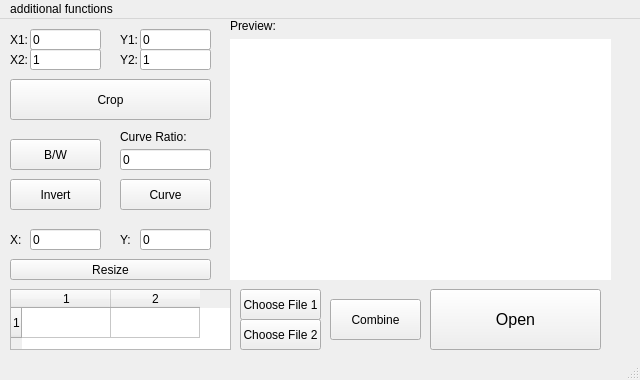
<?xml version="1.0" encoding="UTF-8"?>
<ui version="4.0">
 <class>MainWindow</class>
 <widget class="QMainWindow" name="MainWindow">
  <property name="geometry">
   <rect>
    <x>0</x>
    <y>0</y>
    <width>640</width>
    <height>380</height>
   </rect>
  </property>
  <property name="windowTitle">
   <string>MainWindow</string>
  </property>
  <widget class="QWidget" name="centralwidget">
   <widget class="QPushButton" name="Resize_PushButton">
    <property name="geometry">
     <rect>
      <x>10</x>
      <y>240</y>
      <width>201</width>
      <height>21</height>
     </rect>
    </property>
    <property name="sizePolicy">
     <sizepolicy hsizetype="MinimumExpanding" vsizetype="Fixed">
      <horstretch>0</horstretch>
      <verstretch>0</verstretch>
     </sizepolicy>
    </property>
    <property name="text">
     <string>Resize</string>
    </property>
   </widget>
   <widget class="QLabel" name="label_3">
    <property name="geometry">
     <rect>
      <x>10</x>
      <y>210</y>
      <width>21</width>
      <height>21</height>
     </rect>
    </property>
    <property name="sizePolicy">
     <sizepolicy hsizetype="MinimumExpanding" vsizetype="Preferred">
      <horstretch>0</horstretch>
      <verstretch>0</verstretch>
     </sizepolicy>
    </property>
    <property name="text">
     <string>X:</string>
    </property>
   </widget>
   <widget class="QLabel" name="label_4">
    <property name="geometry">
     <rect>
      <x>120</x>
      <y>210</y>
      <width>21</width>
      <height>21</height>
     </rect>
    </property>
    <property name="sizePolicy">
     <sizepolicy hsizetype="MinimumExpanding" vsizetype="Preferred">
      <horstretch>0</horstretch>
      <verstretch>0</verstretch>
     </sizepolicy>
    </property>
    <property name="text">
     <string>Y:</string>
    </property>
   </widget>
   <widget class="QPushButton" name="Crop_PushButton">
    <property name="geometry">
     <rect>
      <x>10</x>
      <y>60</y>
      <width>201</width>
      <height>41</height>
     </rect>
    </property>
    <property name="sizePolicy">
     <sizepolicy hsizetype="MinimumExpanding" vsizetype="Fixed">
      <horstretch>0</horstretch>
      <verstretch>0</verstretch>
     </sizepolicy>
    </property>
    <property name="text">
     <string>Crop</string>
    </property>
   </widget>
   <widget class="QLabel" name="label_5">
    <property name="geometry">
     <rect>
      <x>10</x>
      <y>10</y>
      <width>21</width>
      <height>21</height>
     </rect>
    </property>
    <property name="sizePolicy">
     <sizepolicy hsizetype="MinimumExpanding" vsizetype="Preferred">
      <horstretch>0</horstretch>
      <verstretch>0</verstretch>
     </sizepolicy>
    </property>
    <property name="text">
     <string>X1:</string>
    </property>
   </widget>
   <widget class="QLabel" name="label_6">
    <property name="geometry">
     <rect>
      <x>120</x>
      <y>10</y>
      <width>21</width>
      <height>21</height>
     </rect>
    </property>
    <property name="sizePolicy">
     <sizepolicy hsizetype="MinimumExpanding" vsizetype="Preferred">
      <horstretch>0</horstretch>
      <verstretch>0</verstretch>
     </sizepolicy>
    </property>
    <property name="text">
     <string>Y1:</string>
    </property>
   </widget>
   <widget class="QLabel" name="label_7">
    <property name="geometry">
     <rect>
      <x>10</x>
      <y>30</y>
      <width>21</width>
      <height>21</height>
     </rect>
    </property>
    <property name="sizePolicy">
     <sizepolicy hsizetype="MinimumExpanding" vsizetype="Preferred">
      <horstretch>0</horstretch>
      <verstretch>0</verstretch>
     </sizepolicy>
    </property>
    <property name="text">
     <string>X2:</string>
    </property>
   </widget>
   <widget class="QLabel" name="label_8">
    <property name="geometry">
     <rect>
      <x>120</x>
      <y>30</y>
      <width>21</width>
      <height>21</height>
     </rect>
    </property>
    <property name="sizePolicy">
     <sizepolicy hsizetype="MinimumExpanding" vsizetype="Preferred">
      <horstretch>0</horstretch>
      <verstretch>0</verstretch>
     </sizepolicy>
    </property>
    <property name="text">
     <string>Y2:</string>
    </property>
   </widget>
   <widget class="QPushButton" name="BW_PushButton">
    <property name="geometry">
     <rect>
      <x>10</x>
      <y>120</y>
      <width>91</width>
      <height>31</height>
     </rect>
    </property>
    <property name="sizePolicy">
     <sizepolicy hsizetype="MinimumExpanding" vsizetype="Fixed">
      <horstretch>0</horstretch>
      <verstretch>0</verstretch>
     </sizepolicy>
    </property>
    <property name="text">
     <string>B/W</string>
    </property>
   </widget>
   <widget class="QPushButton" name="Invert_PushButton">
    <property name="geometry">
     <rect>
      <x>10</x>
      <y>160</y>
      <width>91</width>
      <height>31</height>
     </rect>
    </property>
    <property name="sizePolicy">
     <sizepolicy hsizetype="MinimumExpanding" vsizetype="Fixed">
      <horstretch>0</horstretch>
      <verstretch>0</verstretch>
     </sizepolicy>
    </property>
    <property name="text">
     <string>Invert</string>
    </property>
   </widget>
   <widget class="QPushButton" name="Curve_PushButton">
    <property name="geometry">
     <rect>
      <x>120</x>
      <y>160</y>
      <width>91</width>
      <height>31</height>
     </rect>
    </property>
    <property name="sizePolicy">
     <sizepolicy hsizetype="MinimumExpanding" vsizetype="Fixed">
      <horstretch>0</horstretch>
      <verstretch>0</verstretch>
     </sizepolicy>
    </property>
    <property name="text">
     <string>Curve</string>
    </property>
   </widget>
   <widget class="QPushButton" name="Open_PushButton">
    <property name="geometry">
     <rect>
      <x>430</x>
      <y>270</y>
      <width>171</width>
      <height>61</height>
     </rect>
    </property>
    <property name="sizePolicy">
     <sizepolicy hsizetype="MinimumExpanding" vsizetype="Fixed">
      <horstretch>0</horstretch>
      <verstretch>0</verstretch>
     </sizepolicy>
    </property>
    <property name="font">
     <font>
      <pointsize>12</pointsize>
     </font>
    </property>
    <property name="text">
     <string>Open</string>
    </property>
   </widget>
   <widget class="QLabel" name="label">
    <property name="geometry">
     <rect>
      <x>120</x>
      <y>110</y>
      <width>81</width>
      <height>16</height>
     </rect>
    </property>
    <property name="text">
     <string>Curve Ratio:</string>
    </property>
   </widget>
   <widget class="QLineEdit" name="Crop_X_Value_1">
    <property name="geometry">
     <rect>
      <x>30</x>
      <y>10</y>
      <width>71</width>
      <height>21</height>
     </rect>
    </property>
    <property name="inputMethodHints">
     <set>Qt::ImhDigitsOnly</set>
    </property>
    <property name="text">
     <string>0</string>
    </property>
   </widget>
   <widget class="QLineEdit" name="Crop_X_Value_2">
    <property name="geometry">
     <rect>
      <x>30</x>
      <y>30</y>
      <width>71</width>
      <height>21</height>
     </rect>
    </property>
    <property name="inputMethodHints">
     <set>Qt::ImhDigitsOnly</set>
    </property>
    <property name="text">
     <string>1</string>
    </property>
   </widget>
   <widget class="QLineEdit" name="Crop_Y_Value_1">
    <property name="geometry">
     <rect>
      <x>140</x>
      <y>10</y>
      <width>71</width>
      <height>21</height>
     </rect>
    </property>
    <property name="inputMethodHints">
     <set>Qt::ImhDigitsOnly</set>
    </property>
    <property name="text">
     <string>0</string>
    </property>
   </widget>
   <widget class="QLineEdit" name="Crop_Y_Value_2">
    <property name="geometry">
     <rect>
      <x>140</x>
      <y>30</y>
      <width>71</width>
      <height>21</height>
     </rect>
    </property>
    <property name="inputMethodHints">
     <set>Qt::ImhDigitsOnly</set>
    </property>
    <property name="text">
     <string>1</string>
    </property>
   </widget>
   <widget class="QLineEdit" name="CurveRatio_Value">
    <property name="geometry">
     <rect>
      <x>120</x>
      <y>130</y>
      <width>91</width>
      <height>21</height>
     </rect>
    </property>
    <property name="inputMethodHints">
     <set>Qt::ImhDigitsOnly</set>
    </property>
    <property name="text">
     <string>0</string>
    </property>
   </widget>
   <widget class="QLineEdit" name="Resize_X_Value">
    <property name="geometry">
     <rect>
      <x>30</x>
      <y>210</y>
      <width>71</width>
      <height>21</height>
     </rect>
    </property>
    <property name="inputMethodHints">
     <set>Qt::ImhDigitsOnly</set>
    </property>
    <property name="text">
     <string>0</string>
    </property>
   </widget>
   <widget class="QLineEdit" name="Resize_Y_Value">
    <property name="geometry">
     <rect>
      <x>140</x>
      <y>210</y>
      <width>71</width>
      <height>21</height>
     </rect>
    </property>
    <property name="inputMethodHints">
     <set>Qt::ImhDigitsOnly</set>
    </property>
    <property name="text">
     <string>0</string>
    </property>
   </widget>
   <widget class="QLabel" name="graphicsView">
    <property name="geometry">
     <rect>
      <x>230</x>
      <y>20</y>
      <width>381</width>
      <height>241</height>
     </rect>
    </property>
    <property name="styleSheet">
     <string notr="true">background-color: rgb(255, 255, 255);</string>
    </property>
    <property name="text">
     <string/>
    </property>
    <property name="scaledContents">
     <bool>true</bool>
    </property>
   </widget>
   <widget class="QLabel" name="label_2">
    <property name="geometry">
     <rect>
      <x>230</x>
      <y>0</y>
      <width>47</width>
      <height>13</height>
     </rect>
    </property>
    <property name="text">
     <string>Preview:</string>
    </property>
   </widget>
   <widget class="QTableWidget" name="tableWidget">
    <property name="geometry">
     <rect>
      <x>10</x>
      <y>270</y>
      <width>221</width>
      <height>61</height>
     </rect>
    </property>
    <property name="horizontalScrollBarPolicy">
     <enum>Qt::ScrollBarAlwaysOff</enum>
    </property>
    <property name="sizeAdjustPolicy">
     <enum>QAbstractScrollArea::AdjustIgnored</enum>
    </property>
    <property name="autoScrollMargin">
     <number>1</number>
    </property>
    <property name="verticalScrollMode">
     <enum>QAbstractItemView::ScrollPerItem</enum>
    </property>
    <property name="horizontalScrollMode">
     <enum>QAbstractItemView::ScrollPerItem</enum>
    </property>
    <property name="rowCount">
     <number>1</number>
    </property>
    <property name="columnCount">
     <number>2</number>
    </property>
    <attribute name="horizontalHeaderDefaultSectionSize">
     <number>89</number>
    </attribute>
    <row/>
    <column/>
    <column/>
   </widget>
   <widget class="QPushButton" name="File1_open">
    <property name="geometry">
     <rect>
      <x>240</x>
      <y>270</y>
      <width>81</width>
      <height>31</height>
     </rect>
    </property>
    <property name="sizePolicy">
     <sizepolicy hsizetype="MinimumExpanding" vsizetype="Fixed">
      <horstretch>0</horstretch>
      <verstretch>0</verstretch>
     </sizepolicy>
    </property>
    <property name="text">
     <string>Choose File 1</string>
    </property>
   </widget>
   <widget class="QPushButton" name="File2_open">
    <property name="geometry">
     <rect>
      <x>240</x>
      <y>300</y>
      <width>81</width>
      <height>31</height>
     </rect>
    </property>
    <property name="sizePolicy">
     <sizepolicy hsizetype="MinimumExpanding" vsizetype="Fixed">
      <horstretch>0</horstretch>
      <verstretch>0</verstretch>
     </sizepolicy>
    </property>
    <property name="text">
     <string>Choose File 2</string>
    </property>
   </widget>
   <widget class="QPushButton" name="Combine_PushButton">
    <property name="geometry">
     <rect>
      <x>330</x>
      <y>280</y>
      <width>91</width>
      <height>41</height>
     </rect>
    </property>
    <property name="sizePolicy">
     <sizepolicy hsizetype="MinimumExpanding" vsizetype="Fixed">
      <horstretch>0</horstretch>
      <verstretch>0</verstretch>
     </sizepolicy>
    </property>
    <property name="text">
     <string>Combine</string>
    </property>
   </widget>
  </widget>
  <widget class="QMenuBar" name="menubar">
   <property name="geometry">
    <rect>
     <x>0</x>
     <y>0</y>
     <width>640</width>
     <height>21</height>
    </rect>
   </property>
   <widget class="QMenu" name="menuadditional_functions">
    <property name="title">
     <string>additional functions</string>
    </property>
   </widget>
   <addaction name="menuadditional_functions"/>
  </widget>
  <widget class="QStatusBar" name="statusbar"/>
 </widget>
 <resources/>
 <connections/>
</ui>
